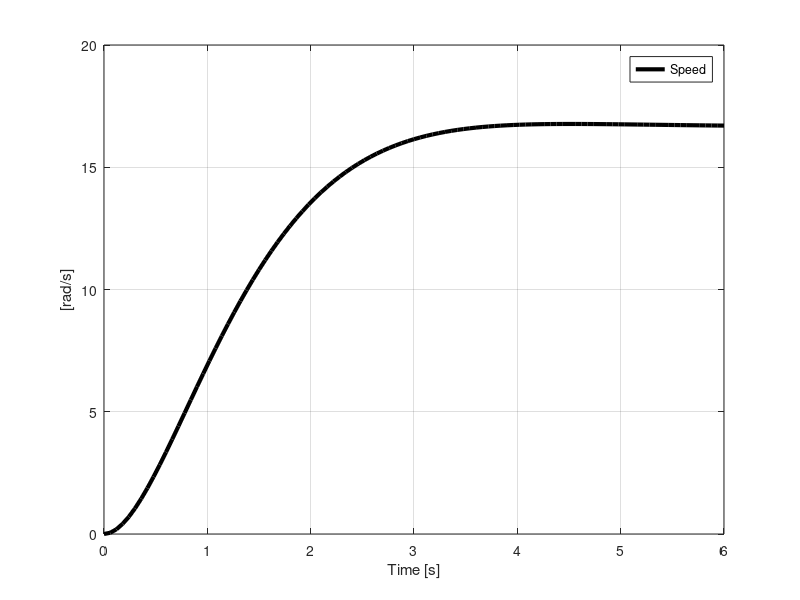

MATLAB code to generate this figure:
% Define Motor Parameters
J = 0.06; D =0.03; 
Kt = 0.07; Ke = 0.03; 
R = 0.07; L = 0.04;
s = tf("s");
Gp = Kt / (J * L * s^2 + (J*R + D*L)*s + (D*R + Kt*Ke))
[x,t] = step(Gp);
plot(t,x, 'LineWidth',3, 'color', 'k'); xlabel('Time [s]'); ylabel('[rad/s]'); grid on; hold on;
legend('Speed');
hold off;